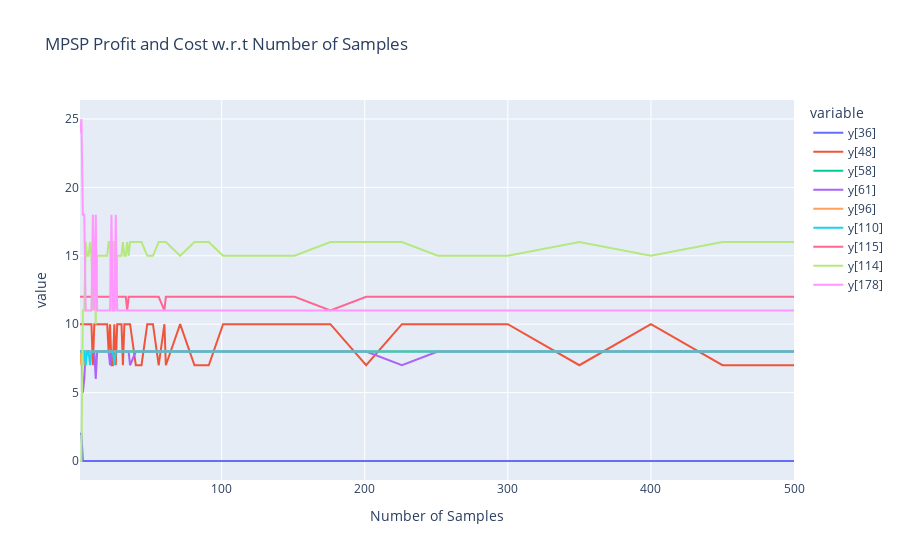

Write notebook code for a chart like this one.
### Code cell
import plotly.express as px

fig = px.line(
    conv_500_test_df, 
    x=conv_500_test_df.index, 
    y=cps_deci_id,
#     labels={
#         "Expected Profit": "Objective Value",
#                  },
    title="MPSP Profit and Cost w.r.t Number of Samples"
)

fig.update_traces(line=dict(
#     color="Black", 
    width=2
))

fig.show()
fig.write_image("Profit_cost_num_samples.svg")

### Figure 1 — Plotly figure (JSON) as saved in the notebook; plotly's stock layout.template omitted (floating-point values rounded to 4 significant figures)
{"data": [{"hovertemplate": "variable=y[36]<br>Number of Samples=%{x}<br>value=%{y}<extra></extra>", "legendgroup": "y[36]", "line": {"color": "#636efa", "dash": "solid", "width": 2}, "marker": {"symbol": "circle"}, "mode": "lines", "name": "y[36]", "orientation": "v", "showlegend": true, "type": "scatter", "x": [1, 2, 3, 4, 5, 6, 7, 8, 9, 10, 11, 12, 13, 14, 15, 16, 17, 18, 19, 20, 21, 22, 23, 24, 25, 26, 27, 28, 29, 30, 31, 32, 33, 34, 35, 36, 40, 44, 48, 52, 56, 60, 61, 71, 81, 91, 101, 126, 151, 176, 201, 226, 251, 276, 300, 350, 400, 450, 500], "xaxis": "x", "y": [2, 2, 0, 0, 0, 0, 0, 0, 0, 0, 0, 0, 0, 0, 0, 0, 0, 0, 0, 0, 0, 0, 0, 0, 0, 0, 0, 0, 0, 0, 0, 0, 0, 0, 0, 0, 0, 0, 0, 0, 0, 0, 0, 0, 0, 0, 0, 0, 0, 0, 0, 0, 0, 0, 0, 0, 0, 0, 0], "yaxis": "y"}, {"hovertemplate": "variable=y[48]<br>Number of Samples=%{x}<br>value=%{y}<extra></extra>", "legendgroup": "y[48]", "line": {"color": "#EF553B", "dash": "solid", "width": 2}, "marker": {"symbol": "circle"}, "mode": "lines", "name": "y[48]", "orientation": "v", "showlegend": true, "type": "scatter", "x": [1, 2, 3, 4, 5, 6, 7, 8, 9, 10, 11, 12, 13, 14, 15, 16, 17, 18, 19, 20, 21, 22, 23, 24, 25, 26, 27, 28, 29, 30, 31, 32, 33, 34, 35, 36, 40, 44, 48, 52, 56, 60, 61, 71, 81, 91, 101, 126, 151, 176, 201, 226, 251, 276, 300, 350, 400, 450, 500], "xaxis": "x", "y": [10, 10, 10, 10, 10, 10, 10, 10, 10, 7, 10, 10, 10, 10, 10, 10, 10, 10, 10.0, 10, 8, 10, 7, 7, 10, 7, 10, 10, 10, 10, 7, 10, 10, 10, 10, 10, 7, 7, 10, 10, 7, 10, 7, 10, 7, 7, 10, 10, 10, 10, 7, 10, 10, 10, 10.0, 7, 10, 7, 7], "yaxis": "y"}, {"hovertemplate": "variable=y[58]<br>Number of Samples=%{x}<br>value=%{y}<extra></extra>", "legendgroup": "y[58]", "line": {"color": "#00cc96", "dash": "solid", "width": 2}, "marker": {"symbol": "circle"}, "mode": "lines", "name": "y[58]", "orientation": "v", "showlegend": true, "type": "scatter", "x": [1, 2, 3, 4, 5, 6, 7, 8, 9, 10, 11, 12, 13, 14, 15, 16, 17, 18, 19, 20, 21, 22, 23, 24, 25, 26, 27, 28, 29, 30, 31, 32, 33, 34, 35, 36, 40, 44, 48, 52, 56, 60, 61, 71, 81, 91, 101, 126, 151, 176, 201, 226, 251, 276, 300, 350, 400, 450, 500], "xaxis": "x", "y": [8, 8, 8, 8, 8, 8, 8, 8, 8, 8, 8, 8, 8, 8, 8, 8, 8, 8, 8, 8, 8, 8, 8, 8, 8, 8, 8, 8, 8, 8, 8, 8, 8, 8, 8, 8, 8, 8, 8, 8, 8, 8, 8, 8, 8, 8, 8, 8, 8, 8, 8, 8, 8, 8, 8, 8, 8, 8, 8], "yaxis": "y"}, {"hovertemplate": "variable=y[61]<br>Number of Samples=%{x}<br>value=%{y}<extra></extra>", "legendgroup": "y[61]", "line": {"color": "#ab63fa", "dash": "solid", "width": 2}, "marker": {"symbol": "circle"}, "mode": "lines", "name": "y[61]", "orientation": "v", "showlegend": true, "type": "scatter", "x": [1, 2, 3, 4, 5, 6, 7, 8, 9, 10, 11, 12, 13, 14, 15, 16, 17, 18, 19, 20, 21, 22, 23, 24, 25, 26, 27, 28, 29, 30, 31, 32, 33, 34, 35, 36, 40, 44, 48, 52, 56, 60, 61, 71, 81, 91, 101, 126, 151, 176, 201, 226, 251, 276, 300, 350, 400, 450, 500], "xaxis": "x", "y": [8, 8, 5, 6, 8.0, 8, 8, 8, 8, 8, 8, 6, 8, 8, 8, 8, 8, 8, 8, 8, 8, 7, 8, 8, 8, 8, 8, 8, 8, 8, 8, 8, 8, 8, 8, 7, 8, 8, 8, 8, 8, 8, 8, 8, 8, 8, 8, 8, 8, 8, 8, 7, 8, 8, 8, 8, 8, 8, 8], "yaxis": "y"}, {"hovertemplate": "variable=y[96]<br>Number of Samples=%{x}<br>value=%{y}<extra></extra>", "legendgroup": "y[96]", "line": {"color": "#FFA15A", "dash": "solid", "width": 2}, "marker": {"symbol": "circle"}, "mode": "lines", "name": "y[96]", "orientation": "v", "showlegend": true, "type": "scatter", "x": [1, 2, 3, 4, 5, 6, 7, 8, 9, 10, 11, 12, 13, 14, 15, 16, 17, 18, 19, 20, 21, 22, 23, 24, 25, 26, 27, 28, 29, 30, 31, 32, 33, 34, 35, 36, 40, 44, 48, 52, 56, 60, 61, 71, 81, 91, 101, 126, 151, 176, 201, 226, 251, 276, 300, 350, 400, 450, 500], "xaxis": "x", "y": [8, 7, 8, 7, 8, 8, 8.0, 8, 8, 8, 8, 8, 8, 8, 8, 8, 8, 8, 8, 8, 8, 8, 8, 8, 8, 8, 8, 8, 8, 8, 8, 8, 8, 8, 8, 8, 8, 8, 8, 8, 8, 8, 8, 8, 8, 8, 8, 8, 8, 8, 8, 8, 8, 8, 8, 8, 8, 8, 8], "yaxis": "y"}, {"hovertemplate": "variable=y[110]<br>Number of Samples=%{x}<br>value=%{y}<extra></extra>", "legendgroup": "y[110]", "line": {"color": "#19d3f3", "dash": "solid", "width": 2}, "marker": {"symbol": "circle"}, "mode": "lines", "name": "y[110]", "orientation": "v", "showlegend": true, "type": "scatter", "x": [1, 2, 3, 4, 5, 6, 7, 8, 9, 10, 11, 12, 13, 14, 15, 16, 17, 18, 19, 20, 21, 22, 23, 24, 25, 26, 27, 28, 29, 30, 31, 32, 33, 34, 35, 36, 40, 44, 48, 52, 56, 60, 61, 71, 81, 91, 101, 126, 151, 176, 201, 226, 251, 276, 300, 350, 400, 450, 500], "xaxis": "x", "y": [8, 8, 8, 8, 7, 8, 8, 7, 8, 8, 8, 8, 8, 8, 8, 8, 8, 8, 8, 8, 8, 8, 8, 8, 7, 8, 8, 8, 8, 8, 8, 8, 8, 8, 8, 8, 8, 8, 8, 8, 8, 8, 8, 8, 8, 8, 8, 8, 8, 8, 8, 8, 8, 8, 8, 8, 8, 8, 8], "yaxis": "y"}, {"hovertemplate": "variable=y[115]<br>Number of Samples=%{x}<br>value=%{y}<extra></extra>", "legendgroup": "y[115]", "line": {"color": "#FF6692", "dash": "solid", "width": 2}, "marker": {"symbol": "circle"}, "mode": "lines", "name": "y[115]", "orientation": "v", "showlegend": true, "type": "scatter", "x": [1, 2, 3, 4, 5, 6, 7, 8, 9, 10, 11, 12, 13, 14, 15, 16, 17, 18, 19, 20, 21, 22, 23, 24, 25, 26, 27, 28, 29, 30, 31, 32, 33, 34, 35, 36, 40, 44, 48, 52, 56, 60, 61, 71, 81, 91, 101, 126, 151, 176, 201, 226, 251, 276, 300, 350, 400, 450, 500], "xaxis": "x", "y": [12, 12, 12, 12, 12, 12, 12, 12, 12, 12, 12, 12, 12, 12, 12, 12, 12, 12, 12, 12, 12, 12, 12, 12, 12, 12, 12, 12, 12, 12, 12, 12, 12, 11, 12, 12, 12, 12, 12, 12, 12, 11, 12, 12, 12, 12, 12, 12, 12, 11, 12, 12, 12, 12, 12, 12, 12, 12, 12], "yaxis": "y"}, {"hovertemplate": "variable=y[114]<br>Number of Samples=%{x}<br>value=%{y}<extra></extra>", "legendgroup": "y[114]", "line": {"color": "#B6E880", "dash": "solid", "width": 2}, "marker": {"symbol": "circle"}, "mode": "lines", "name": "y[114]", "orientation": "v", "showlegend": true, "type": "scatter", "x": [1, 2, 3, 4, 5, 6, 7, 8, 9, 10, 11, 12, 13, 14, 15, 16, 17, 18, 19, 20, 21, 22, 23, 24, 25, 26, 27, 28, 29, 30, 31, 32, 33, 34, 35, 36, 40, 44, 48, 52, 56, 60, 61, 71, 81, 91, 101, 126, 151, 176, 201, 226, 251, 276, 300, 350, 400, 450, 500], "xaxis": "x", "y": [0, 0, 11, 11, 16, 15, 15, 16, 15, 11, 15, 10, 15, 15, 15, 15, 15, 15.0, 15, 15, 16, 16, 11, 16, 16, 11, 15, 15, 15, 15, 16, 15, 15, 16, 15, 16, 16, 16, 15, 15, 16, 16, 16, 15, 16, 16, 15, 15.0, 15, 16, 16, 16, 15, 15, 15, 16, 15, 16, 16], "yaxis": "y"}, {"hovertemplate": "variable=y[178]<br>Number of Samples=%{x}<br>value=%{y}<extra></extra>", "legendgroup": "y[178]", "line": {"color": "#FF97FF", "dash": "solid", "width": 2}, "marker": {"symbol": "circle"}, "mode": "lines", "name": "y[178]", "orientation": "v", "showlegend": true, "type": "scatter", "x": [1, 2, 3, 4, 5, 6, 7, 8, 9, 10, 11, 12, 13, 14, 15, 16, 17, 18, 19, 20, 21, 22, 23, 24, 25, 26, 27, 28, 29, 30, 31, 32, 33, 34, 35, 36, 40, 44, 48, 52, 56, 60, 61, 71, 81, 91, 101, 126, 151, 176, 201, 226, 251, 276, 300, 350, 400, 450, 500], "xaxis": "x", "y": [24, 25, 18, 18, 11.0, 11, 11.0, 11, 11, 18, 11, 18, 11, 11, 11, 11, 11, 11.0, 11, 11, 11, 11, 18, 11, 11, 18, 11, 11, 11, 11, 11, 11, 11, 11, 11, 11, 11, 11, 11, 11, 11, 11, 11, 11, 11, 11, 11, 11.0, 11, 11, 11, 11, 11, 11, 11, 11, 11, 11, 11], "yaxis": "y"}], "layout": {"legend": {"title": {"text": "variable"}, "tracegroupgap": 0}, "title": {"text": "MPSP Profit and Cost w.r.t Number of Samples"}, "xaxis": {"anchor": "y", "domain": [0, 1], "title": {"text": "Number of Samples"}}, "yaxis": {"anchor": "x", "domain": [0, 1], "title": {"text": "value"}}}}
